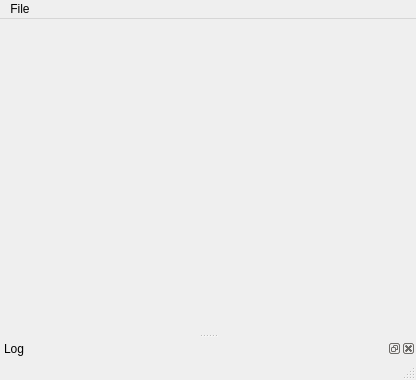
<?xml version="1.0" encoding="UTF-8"?>
<ui version="4.0">
 <class>GameEditorWindow</class>
 <widget class="QMainWindow" name="GameEditorWindow">
  <property name="geometry">
   <rect>
    <x>0</x>
    <y>0</y>
    <width>416</width>
    <height>380</height>
   </rect>
  </property>
  <property name="windowTitle">
   <string>Game Editor</string>
  </property>
  <widget class="QWidget" name="centralwidget"/>
  <widget class="QMenuBar" name="menubar">
   <property name="geometry">
    <rect>
     <x>0</x>
     <y>0</y>
     <width>416</width>
     <height>18</height>
    </rect>
   </property>
   <widget class="QMenu" name="menuFile">
    <property name="title">
     <string>File</string>
    </property>
    <widget class="QMenu" name="menuNew">
     <property name="title">
      <string>New</string>
     </property>
     <addaction name="actionFile"/>
     <addaction name="actionProject"/>
    </widget>
    <widget class="QMenu" name="menuOpen">
     <property name="title">
      <string>Open</string>
     </property>
     <addaction name="actionFile_2"/>
     <addaction name="actionFile_3"/>
    </widget>
    <addaction name="menuNew"/>
    <addaction name="menuOpen"/>
    <addaction name="separator"/>
    <addaction name="actionSave"/>
    <addaction name="actionSave_As"/>
    <addaction name="separator"/>
    <addaction name="actionUndo"/>
   </widget>
   <addaction name="menuFile"/>
  </widget>
  <widget class="QStatusBar" name="statusbar"/>
  <widget class="QDockWidget" name="logDockWidget">
   <property name="windowTitle">
    <string>Log</string>
   </property>
   <attribute name="dockWidgetArea">
    <number>8</number>
   </attribute>
   <widget class="QWidget" name="dockWidgetContents_2"/>
  </widget>
  <action name="actionFile">
   <property name="text">
    <string>Project</string>
   </property>
  </action>
  <action name="actionProject">
   <property name="text">
    <string>File</string>
   </property>
  </action>
  <action name="actionFile_2">
   <property name="text">
    <string>Project</string>
   </property>
  </action>
  <action name="actionFile_3">
   <property name="text">
    <string>File</string>
   </property>
  </action>
  <action name="actionSave">
   <property name="text">
    <string>Save</string>
   </property>
  </action>
  <action name="actionSave_As">
   <property name="text">
    <string>Save As</string>
   </property>
  </action>
  <action name="actionUndo">
   <property name="text">
    <string>Undo</string>
   </property>
  </action>
 </widget>
 <resources/>
 <connections/>
</ui>
